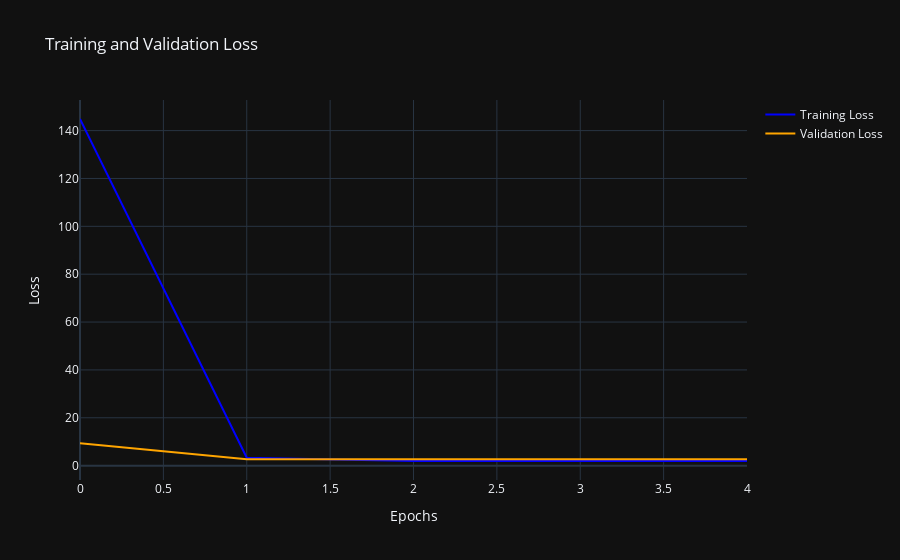
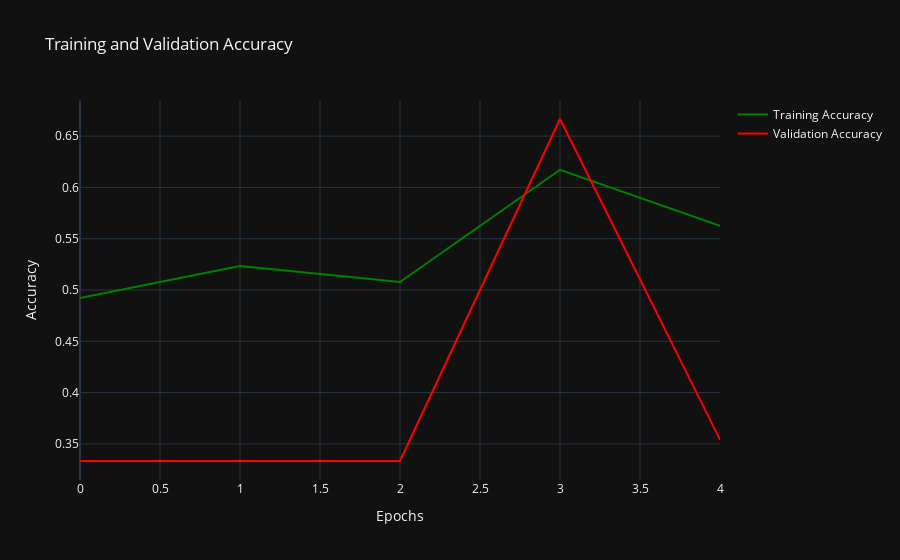

Notebook code cell kept with these figures, in order:
### Code cell
import plotly.graph_objects as go
import plotly.express as px



# Create a Plotly figure for loss
fig_loss = go.Figure()

fig_loss.add_trace(go.Scatter(x=history.epoch,
                             y=history.history['loss'],
                             mode='lines',
                             name='Training Loss',
                             line=dict(color='blue')))
fig_loss.add_trace(go.Scatter(x=history.epoch,
                             y=history.history['val_loss'],
                             mode='lines',
                             name='Validation Loss',
                             line=dict(color='orange')))

fig_loss.update_layout(title='Training and Validation Loss',
                      xaxis_title='Epochs',
                      yaxis_title='Loss',
                      template='plotly_dark')

# Create a Plotly figure for accuracy
fig_accuracy = go.Figure()

fig_accuracy.add_trace(go.Scatter(x=history.epoch,
                                 y=history.history['accuracy'],
                                 mode='lines',
                                 name='Training Accuracy',
                                 line=dict(color='green')))
fig_accuracy.add_trace(go.Scatter(x=history.epoch,
                                 y=history.history['val_accuracy'],
                                 mode='lines',
                                 name='Validation Accuracy',
                                 line=dict(color='red')))

fig_accuracy.update_layout(title='Training and Validation Accuracy',
                          xaxis_title='Epochs',
                          yaxis_title='Accuracy',
                          template='plotly_dark')

# Show the figures
fig_loss.show()
fig_accuracy.show()

### Figure 1 — Plotly figure (JSON) as saved in the notebook; plotly's stock layout.template omitted (floating-point values rounded to 4 significant figures)
{"data": [{"line": {"color": "blue"}, "mode": "lines", "name": "Training Loss", "type": "scatter", "x": [0, 1, 2, 3, 4], "y": [144.8, 3.29, 1.946, 1.94, 1.942]}, {"line": {"color": "orange"}, "mode": "lines", "name": "Validation Loss", "type": "scatter", "x": [0, 1, 2, 3, 4], "y": [9.343, 2.657, 2.631, 2.634, 2.624]}], "layout": {"title": {"text": "Training and Validation Loss"}, "xaxis": {"title": {"text": "Epochs"}}, "yaxis": {"title": {"text": "Loss"}}}}

### Figure 2 — Plotly figure (JSON) as saved in the notebook; plotly's stock layout.template omitted (floating-point values rounded to 4 significant figures)
{"data": [{"line": {"color": "green"}, "mode": "lines", "name": "Training Accuracy", "type": "scatter", "x": [0, 1, 2, 3, 4], "y": [0.4922, 0.5234, 0.5078, 0.6172, 0.5625]}, {"line": {"color": "red"}, "mode": "lines", "name": "Validation Accuracy", "type": "scatter", "x": [0, 1, 2, 3, 4], "y": [0.3333, 0.3333, 0.3333, 0.6667, 0.3542]}], "layout": {"title": {"text": "Training and Validation Accuracy"}, "xaxis": {"title": {"text": "Epochs"}}, "yaxis": {"title": {"text": "Accuracy"}}}}
